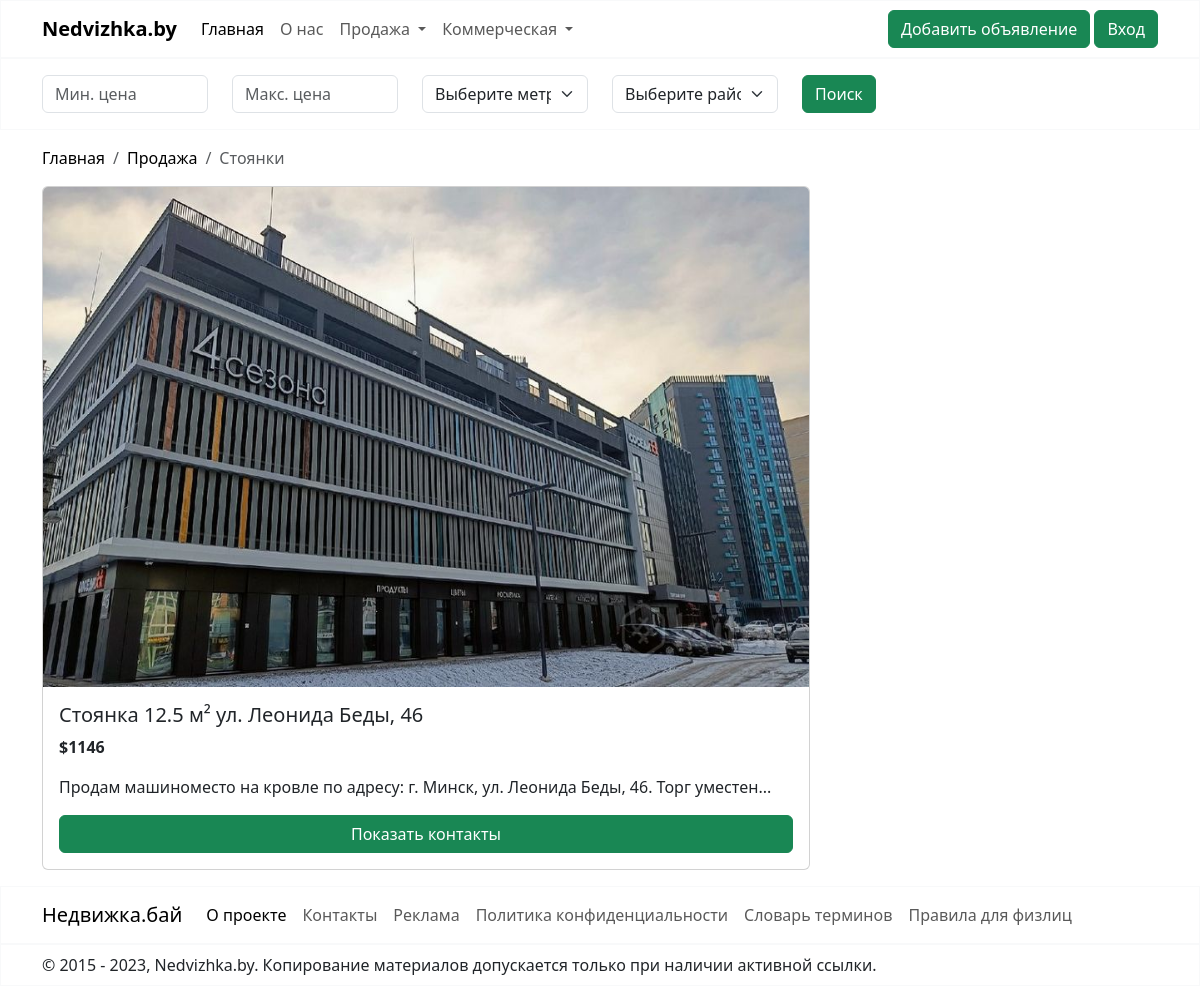
/sale/parking/, run on the app's committed database.
### sale/models.py (models this page shows)
class Realty(models.Model):
    address = models.CharField(max_length=100)
    district = models.CharField(choices=DISTRICT, max_length=40, blank=True)
    subway = models.CharField(choices=SUBWAY, max_length=50, blank=True)
    description = models.CharField(max_length=4000)
    total_area = models.FloatField(validators=[MinValueValidator(10)])
    facilities = models.CharField(max_length=2000, blank=True)
    condition = models.CharField(choices=CONDITION, max_length=20)
    renovation = models.CharField(choices=RENOVATION, max_length=20)
    price = models.PositiveIntegerField(validators=[MinValueValidator(1)])
    image = models.ImageField(null=True, blank=True, upload_to="images")
    image_2 = models.ImageField(null=True, blank=True, upload_to="images")
    image_3 = models.ImageField(null=True, blank=True, upload_to="images")
    image_4 = models.ImageField(null=True, blank=True, upload_to="images")
    image_5 = models.ImageField(null=True, blank=True, upload_to="images")
    creator = models.ForeignKey(User, on_delete=models.CASCADE, default=1)
    is_moderated = models.BooleanField(default=False)
    class Meta:
        abstract = True

class Parking(Realty):
    quantity_parking_spaces = models.PositiveIntegerField(
        validators=[MinValueValidator(1)])  # Валидатор для количества парковочных мест
    condition = None
    renovation = None

### sale/views.py (the view)
# urls.py: path('parking/', ParkingListView.as_view(template_name="parking.html"), name='parking'),
class ParkingListView(ListView):
    model = Parking
    def get_queryset(self):
        queryset = super().get_queryset().filter(is_moderated=True)
        min_price = self.request.GET.get('min_price')
        max_price = self.request.GET.get('max_price')
        subway = self.request.GET.get('subway')
        district = self.request.GET.get('district')
        if min_price and max_price:
            queryset = queryset.filter(price__gte=min_price, price__lte=max_price)
        elif min_price:
            queryset = queryset.filter(price__gte=min_price)
        elif max_price:
            queryset = queryset.filter(price__lte=max_price)
        if subway:
            queryset = queryset.filter(subway=subway)
        if district:
            queryset = queryset.filter(district=district)
        return queryset
    def get_context_data(self, **kwargs):
        context = super().get_context_data(**kwargs)
        context['min_price'] = self.request.GET.get('min_price')
        context['max_price'] = self.request.GET.get('max_price')
        context['subway'] = self.request.GET.get('subway')
        context['district'] = self.request.GET.get('district')
        return context

### sale/templates/parking.html (shortened to what this page needs)
{% extends "base.html" %}
{% block content %}
    <div class="container-fluid border border-light">
        <div class="container-md mt-3 mb-3">
            <form method="GET" class="form-inline">
                <div class="row mt-3">
                    <div class="col-md-2">
                        <input type="number" class="form-control mr-2" name="min_price" value="{{ min_price }}"
                               placeholder="Мин. цена ">
                    </div>
                    <div class="col-md-2">
                        <input type="number" class="form-control mr-2" name="max_price" value="{{ max_price }}"
                               placeholder="Макс. цена ">
                    </div>
                    <div class="col-md-2">
                        <select name="subway" class="form-select">
                            <option value="">Выберите метро</option>
                        </select>
                    </div>
                    <div class="col-md-2">
                        <select name="district" class="form-select">
                            <option value="">Выберите район</option>
                        </select>
                    </div>
                    <div class="col-md-2">
                        <button type="submit" class="btn btn-success">Поиск</button>
                    </div>
                </div>
            </form>
        </div>
    </div>
    <div class="container-md mt-3 mb-3">
        <nav aria-label="breadcrumb">
            <ol class="breadcrumb">
                <li class="breadcrumb-item"><a style="text-decoration: none; color: black;"
                                               href="{% url "nedvizhka" %}">Главная</a></li>
                <li class="breadcrumb-item"><a style="text-decoration: none; color: black;" href="#">Продажа</a></li>
                <li class="breadcrumb-item active" aria-current="page">Стоянки</li>
            </ol>
        </nav>
    </div>
    {% for parking in parking_list %}
        <div class="container-md mt-3 mb-3">
            <div class="card" style="width: 48rem;">
                {% if parking.image %}
                    <img src="{{ parking.image.url }}" class="card-img-top" alt="..."
                         style="width: 100%; height: 500px">
                {% endif %}
                <div class="card-body d-flex flex-column">
                    <h5 class="card-title">Cтоянка {{ parking.total_area }} м² {{ parking.address }}</h5>
                    <p class="card-text"><strong>${{ parking.price }}</strong></p>
                    <p class="card-text">{{ parking.description|slice:":300" }}...</p>
                    <a href="{{ parking.id }}" class="btn btn-success mt-auto">Показать контакты</a>
                </div>
            </div>
        </div>
    {% endfor %}
{% endblock %}

### data on the page
Parking: image (picture), total_area "12.5", address "ул. Леонида Беды, 46", price "1146", description "Продам машиноместо на кровле по адресу: г. Минск, ул. Леонида Беды, 46. Торг уместен"
